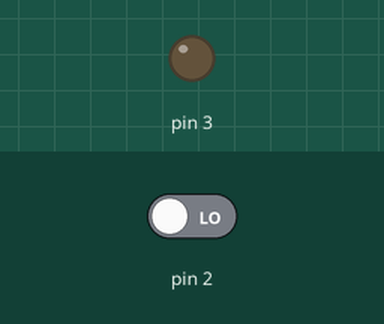
Recording of a sketch running on a simulated Arduino Uno, built with avr-gcc and run on an emulated ATmega328P. Shown: output pins drawn as LEDs (lit = HIGH). The inputs (shaded band) are chosen by the test bench; at power-on: pin 2 LOW.

Above: at 1.2 s.
1.3 s: pin 2 driven HIGH
At 2.5 s:
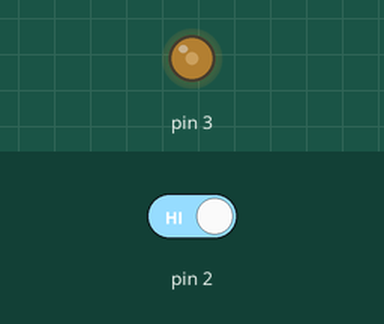
2.8 s: pin 2 driven LOW
At 3.7 s:
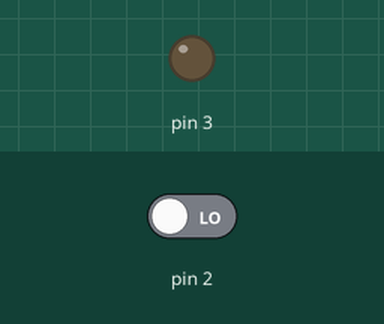
Timing chart, 0 to 5.8 s (numbered marks = the images above; inputs shaded):
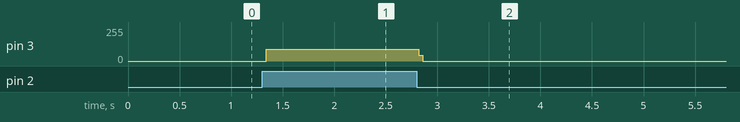

The sketch:

elettrovalvola.ino
```cpp
long attivita = 10000; //tempo attività di flusso dell'acqua (10secondi)
long t = 0;

void setup() {
  pinMode(2, INPUT);
  pinMode(3, OUTPUT);
  Serial.begin(9600);
}

void loop() {

  bool ferma = false;
  if (digitalRead(2) == HIGH && ferma == false){
    digitalWrite(3, HIGH);
    ferma = !ferma;
    if (digitalRead(2) == HIGH && ferma == true){ //chiude elettrovalvola prima della fine del ciclo nel caso rischiacci il pulsante
      digitalWrite(3, LOW);
    }
     if((millis() - t) > attivita ){
      digitalWrite(3, LOW);
      t = millis();
    }
  }
}
```

Measured:
- after the input at 1.3 s, pin 3: 0/255 → 89/255 at once
- after the input at 2.8 s, pin 3: 89/255 → 0/255 at once
